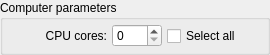
       <widget class="QGroupBox" name="groupBox_3">
        <property name="minimumSize">
         <size>
          <width>270</width>
          <height>55</height>
         </size>
        </property>
        <property name="maximumSize">
         <size>
          <width>16777215</width>
          <height>55</height>
         </size>
        </property>
        <property name="title">
         <string>Computer parameters</string>
        </property>
        <layout class="QHBoxLayout" name="horizontalLayout">
         <property name="spacing">
          <number>5</number>
         </property>
         <property name="leftMargin">
          <number>0</number>
         </property>
         <property name="topMargin">
          <number>0</number>
         </property>
         <property name="rightMargin">
          <number>0</number>
         </property>
         <property name="bottomMargin">
          <number>0</number>
         </property>
         <item>
          <widget class="QLabel" name="label">
           <property name="text">
            <string>CPU cores:</string>
           </property>
           <property name="alignment">
            <set>Qt::AlignRight|Qt::AlignTrailing|Qt::AlignVCenter</set>
           </property>
          </widget>
         </item>
         <item>
          <widget class="QSpinBox" name="cpuCoresSpinBox">
           <property name="minimumSize">
            <size>
             <width>0</width>
             <height>0</height>
            </size>
           </property>
           <property name="maximumSize">
            <size>
             <width>50</width>
             <height>16777215</height>
            </size>
           </property>
          </widget>
         </item>
         <item>
          <widget class="QCheckBox" name="selectAllCpuCorescheckBox">
           <property name="maximumSize">
            <size>
             <width>100</width>
             <height>16777215</height>
            </size>
           </property>
           <property name="text">
            <string>Select all</string>
           </property>
          </widget>
         </item>
        </layout>
       </widget>
